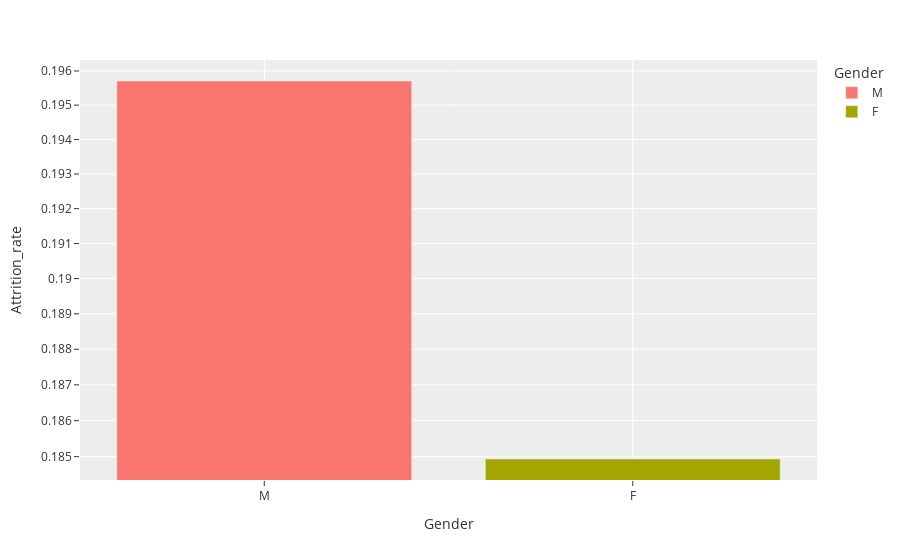
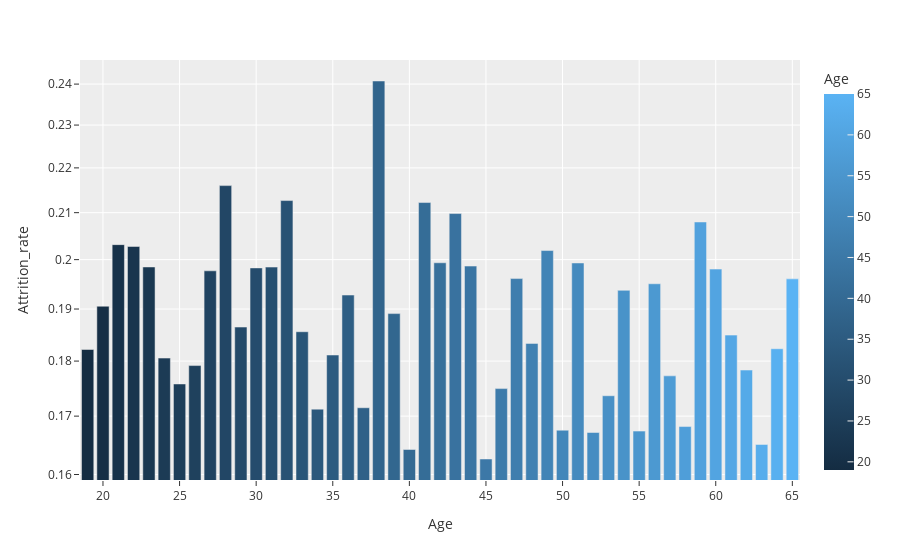
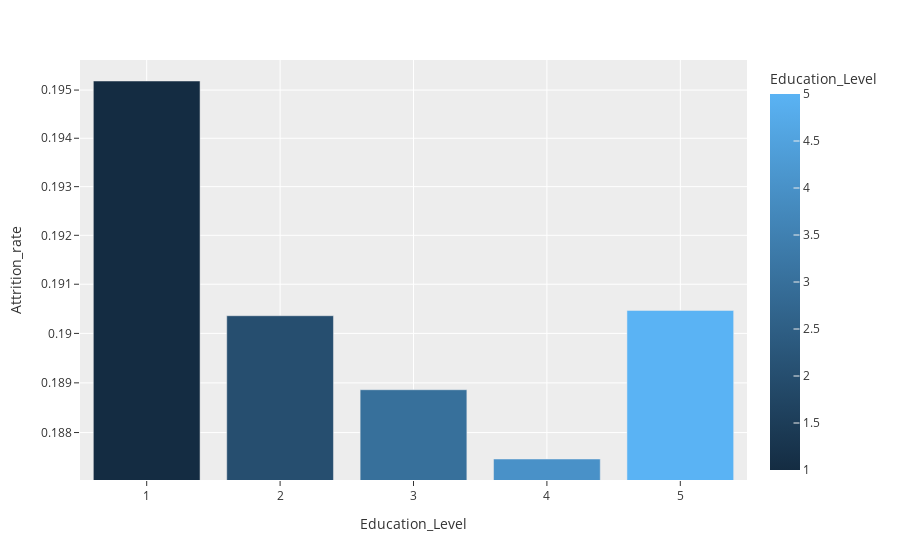
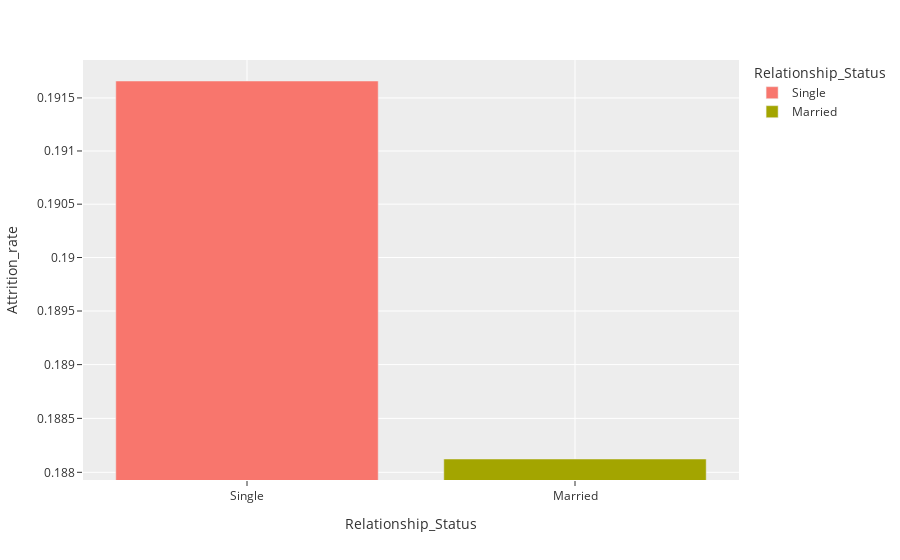

Notebook cell for these charts, in order:
### Code cell
import plotly.express as px
for feature in features_list:
    grs = data.groupby([feature])[["Attrition_rate"]].mean().reset_index()
    fig = px.bar(grs[[feature, 'Attrition_rate']].sort_values(feature, ascending=False), 
             y="Attrition_rate", x=feature, color=feature, 
             log_y=True, template='ggplot2')
    fig.show()

### Figure 1 — Plotly figure (JSON) as saved in the notebook; plotly's stock layout.template omitted (floating-point values rounded to 4 significant figures)
{"data": [{"alignmentgroup": "True", "hovertemplate": "Gender=%{x}<br>Attrition_rate=%{y}<extra></extra>", "legendgroup": "M", "marker": {"color": "#F8766D"}, "name": "M", "offsetgroup": "M", "orientation": "v", "showlegend": true, "textposition": "auto", "type": "bar", "x": ["M"], "xaxis": "x", "y": [0.1957], "yaxis": "y"}, {"alignmentgroup": "True", "hovertemplate": "Gender=%{x}<br>Attrition_rate=%{y}<extra></extra>", "legendgroup": "F", "marker": {"color": "#A3A500"}, "name": "F", "offsetgroup": "F", "orientation": "v", "showlegend": true, "textposition": "auto", "type": "bar", "x": ["F"], "xaxis": "x", "y": [0.1849], "yaxis": "y"}], "layout": {"barmode": "relative", "legend": {"title": {"text": "Gender"}, "tracegroupgap": 0}, "margin": {"t": 60}, "xaxis": {"anchor": "y", "categoryarray": ["M", "F"], "categoryorder": "array", "domain": [0, 1], "title": {"text": "Gender"}}, "yaxis": {"anchor": "x", "domain": [0, 1], "title": {"text": "Attrition_rate"}, "type": "log"}}}

### Figure 2 — Plotly figure (JSON) as saved in the notebook; plotly's stock layout.template omitted (floating-point values rounded to 4 significant figures)
{"data": [{"alignmentgroup": "True", "hovertemplate": "Age=%{marker.color}<br>Attrition_rate=%{y}<extra></extra>", "legendgroup": "", "marker": {"color": [65, 64, 63, 62, 61, 60, 59, 58, 57, 56, 55, 54, 53, 52, 51, 50, 49, 48, 47, 46, 45, 44, 43, 42, 41, 40, 39, 38, 37, 36, 35, 34, 33, 32, 31, 30, 29, 28, 27, 26, 25, 24, 23, 22, 21, 20, 19], "coloraxis": "coloraxis"}, "name": "", "offsetgroup": "", "orientation": "v", "showlegend": false, "textposition": "auto", "type": "bar", "x": [65, 64, 63, 62, 61, 60, 59, 58, 57, 56, 55, 54, 53, 52, 51, 50, 49, 48, 47, 46, 45, 44, 43, 42, 41, 40, 39, 38, 37, 36, 35, 34, 33, 32, 31, 30, 29, 28, 27, 26, 25, 24, 23, 22, 21, 20, 19], "xaxis": "x", "y": [0.196, 0.1823, 0.1651, 0.1783, 0.1849, 0.198, 0.208, 0.1682, 0.1773, 0.1951, 0.1674, 0.1937, 0.1736, 0.1671, 0.1993, 0.1675, 0.2019, 0.1833, 0.1961, 0.1749, 0.1626, 0.1987, 0.2098, 0.1994, 0.2122, 0.1642, 0.1891, 0.2408, 0.1715, 0.1928, 0.1811, 0.1712, 0.1856, 0.2127, 0.1985, 0.1983, 0.1865, 0.216, 0.1977, 0.1792, 0.1758, 0.1806, 0.1985, 0.2028, 0.2031, 0.1906, 0.1822], "yaxis": "y"}], "layout": {"barmode": "relative", "coloraxis": {"colorbar": {"title": {"text": "Age"}}, "colorscale": [[0, "rgb(20,44,66)"], [1, "rgb(90,179,244)"]]}, "legend": {"tracegroupgap": 0}, "margin": {"t": 60}, "xaxis": {"anchor": "y", "domain": [0, 1], "title": {"text": "Age"}}, "yaxis": {"anchor": "x", "domain": [0, 1], "title": {"text": "Attrition_rate"}, "type": "log"}}}

### Figure 3 — Plotly figure (JSON) as saved in the notebook; plotly's stock layout.template omitted (floating-point values rounded to 4 significant figures)
{"data": [{"alignmentgroup": "True", "hovertemplate": "Education_Level=%{marker.color}<br>Attrition_rate=%{y}<extra></extra>", "legendgroup": "", "marker": {"color": [5, 4, 3, 2, 1], "coloraxis": "coloraxis"}, "name": "", "offsetgroup": "", "orientation": "v", "showlegend": false, "textposition": "auto", "type": "bar", "x": [5, 4, 3, 2, 1], "xaxis": "x", "y": [0.1905, 0.1875, 0.1889, 0.1904, 0.1952], "yaxis": "y"}], "layout": {"barmode": "relative", "coloraxis": {"colorbar": {"title": {"text": "Education_Level"}}, "colorscale": [[0, "rgb(20,44,66)"], [1, "rgb(90,179,244)"]]}, "legend": {"tracegroupgap": 0}, "margin": {"t": 60}, "xaxis": {"anchor": "y", "domain": [0, 1], "title": {"text": "Education_Level"}}, "yaxis": {"anchor": "x", "domain": [0, 1], "title": {"text": "Attrition_rate"}, "type": "log"}}}

### Figure 4 — Plotly figure (JSON) as saved in the notebook; plotly's stock layout.template omitted (floating-point values rounded to 4 significant figures)
{"data": [{"alignmentgroup": "True", "hovertemplate": "Relationship_Status=%{x}<br>Attrition_rate=%{y}<extra></extra>", "legendgroup": "Single", "marker": {"color": "#F8766D"}, "name": "Single", "offsetgroup": "Single", "orientation": "v", "showlegend": true, "textposition": "auto", "type": "bar", "x": ["Single"], "xaxis": "x", "y": [0.1917], "yaxis": "y"}, {"alignmentgroup": "True", "hovertemplate": "Relationship_Status=%{x}<br>Attrition_rate=%{y}<extra></extra>", "legendgroup": "Married", "marker": {"color": "#A3A500"}, "name": "Married", "offsetgroup": "Married", "orientation": "v", "showlegend": true, "textposition": "auto", "type": "bar", "x": ["Married"], "xaxis": "x", "y": [0.1881], "yaxis": "y"}], "layout": {"barmode": "relative", "legend": {"title": {"text": "Relationship_Status"}, "tracegroupgap": 0}, "margin": {"t": 60}, "xaxis": {"anchor": "y", "categoryarray": ["Single", "Married"], "categoryorder": "array", "domain": [0, 1], "title": {"text": "Relationship_Status"}}, "yaxis": {"anchor": "x", "domain": [0, 1], "title": {"text": "Attrition_rate"}, "type": "log"}}}
